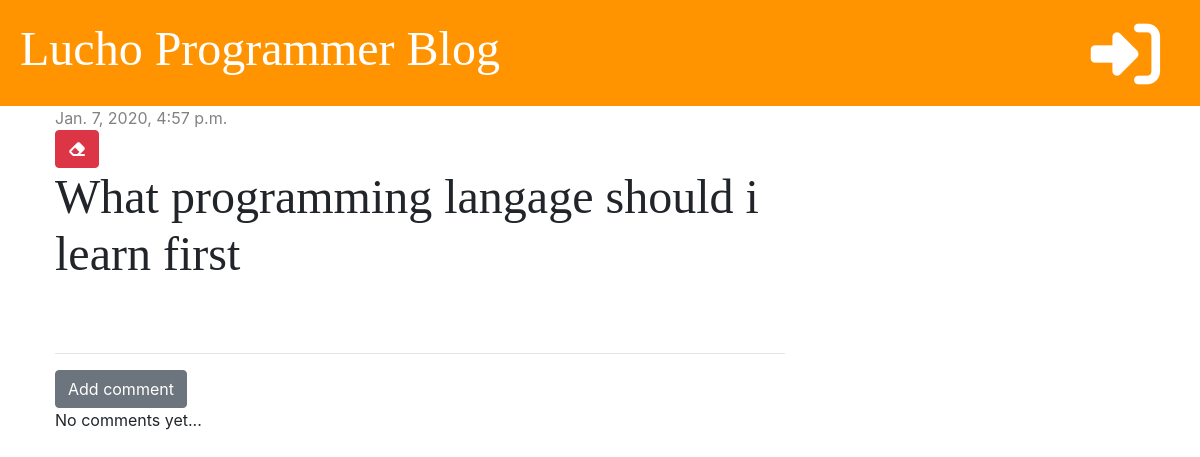
/post/1/, run on an earlier commit of the app's database.
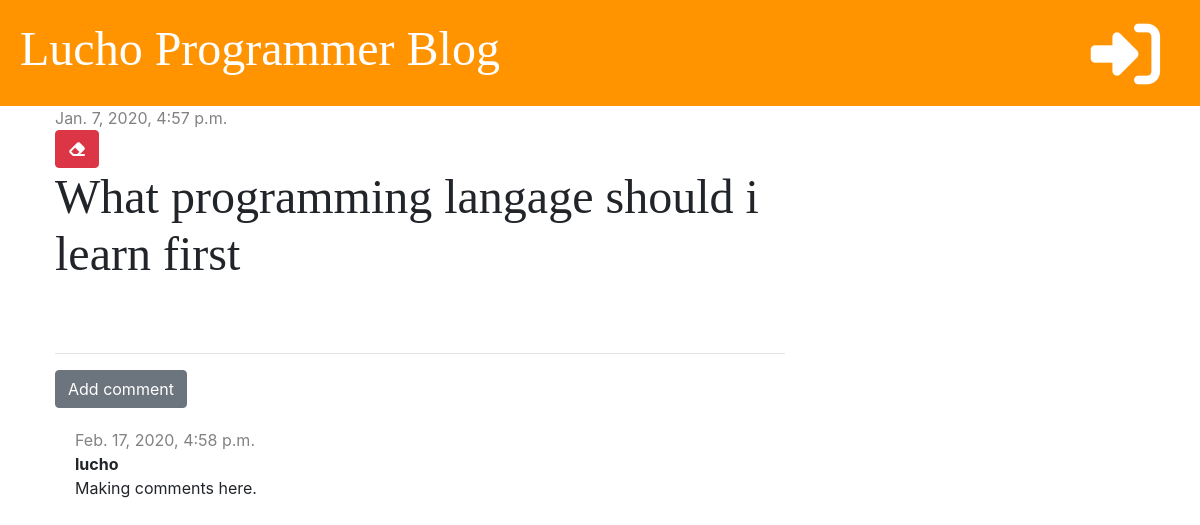
And on a later commit of the database.
### blog/models.py (models this page shows, shortened)
class Comment(models.Model):
    post = models.ForeignKey('blog.Post', on_delete=models.CASCADE, related_name='comments')
    author = models.CharField(max_length=200)
    text = models.TextField()
    created_date = models.DateTimeField(default=timezone.now)
    approved = models.BooleanField(default=False)

### blog/views.py (the view)
# urls.py: path('post/<int:pk>/', views.post_detail, name='post_detail'),
def post_detail(request, pk):
    post = get_object_or_404(Post, pk=pk)
    stuff_for_frontend = {'post': post}
    return render(request, 'blog/post_detail.html', stuff_for_frontend)

### blog/templatetags/markdownify.py (called while the page is built)
@register.filter
def markdown(value):
    renderer = HighlightRenderer()
    markdown = mistune.Markdown(renderer=renderer)
    return markdown(value)

### blog/templates/blog/post_detail.html (shortened to what this page needs)
{% extends 'blog/base.html' %}
{% load markdownify %}
{% block content %}
    <div class="post">
        {% if post.published_date %}
            <div class="date">
                {{ post.published_date }}
            </div>
        {% else %}
            <a href="{% url 'post_publish' pk=post.pk %}" class="btn btn-primary">Publish</a>
        {% endif %}
        <a href="{% url 'post_delete' pk=post.pk %}" class="btn btn-danger"
           onclick="return confirm('Are tou sure you want to delet this post?')">
            <i class="fas fa-eraser fa-fa-2x"></i>
        </a>
        <h1>{{ post.title }}</h1>
    </div>
    <hr>
    <a href="{% url 'add_comment_to_post' pk=post.pk %}" class="btn btn-secondary">Add comment</a>
    {% for comment in post.comments.all %}
        {% if user.is_authenticated or comment.approved %}
            <div class="comment">
                <div class="date">
                    {{ comment.created_date }}
                </div>
                <strong>{{ comment.author }}</strong>
                <p>{{ comment.text }}</p>
            </div>
        {% endif %}
    {% empty %}
        <p>No comments yet...</p>
    {% endfor %}
{% endblock %}

What changed in the data, as far as the page shows it:
added Comment: created_date "Feb. 17, 2020, 4:58 p.m.", author "lucho", text "Making comments here."
Also different on the page:
text no longer shown: "No comments yet..."
